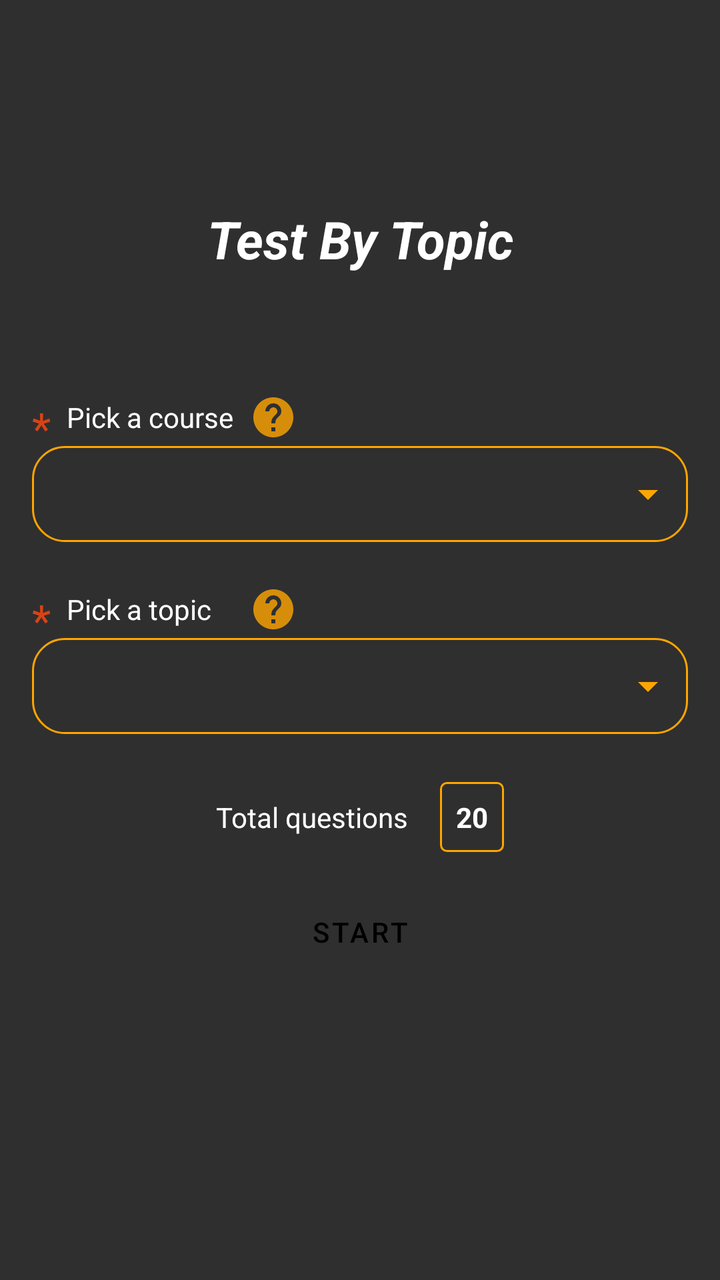
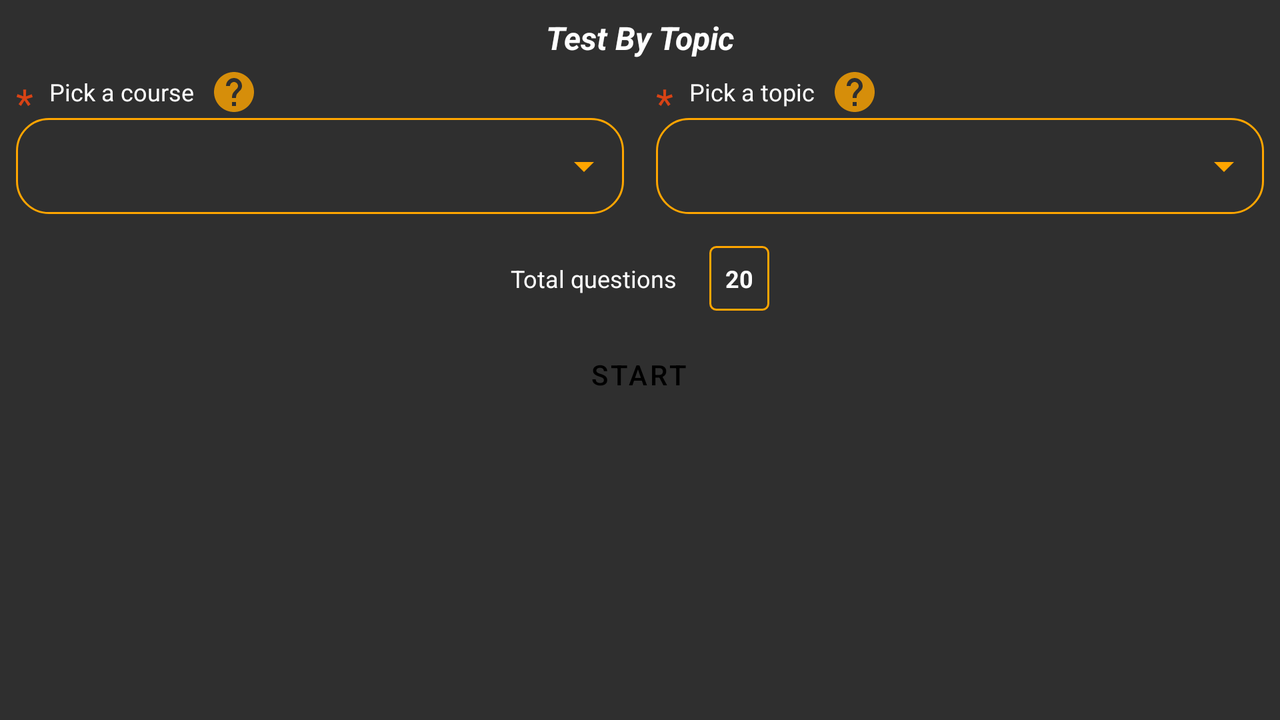

One screen, two layout resources from the same app: the default and the repository's alternative for another configuration. Each is rendered where Android would select it; the XML of both is given below.
<!-- AndroidManifest.xml: application theme Theme.HocmaiAns -->
<!-- res/layout/fragment_choose_quiz_by_topic.xml -->
<?xml version="1.0" encoding="utf-8"?>
<androidx.constraintlayout.widget.ConstraintLayout xmlns:android="http://schemas.android.com/apk/res/android"
    xmlns:app="http://schemas.android.com/apk/res-auto"
    xmlns:tools="http://schemas.android.com/tools"
    android:layout_width="match_parent"
    android:layout_height="match_parent"
    android:background="@color/light_black"
    android:padding="16dp"
    tools:context=".ui.fragments.quiz.choosequiz.ChooseQuizByTopicFragment">

    <TextView
        android:id="@+id/tv_do_ordered_quiz_home"
        android:layout_width="wrap_content"
        android:layout_height="wrap_content"
        android:text="@string/tv_choose_topic_based_test"
        android:textColor="@color/white"
        android:textSize="26sp"
        android:textStyle="italic|bold"
        app:layout_constraintBottom_toBottomOf="parent"
        app:layout_constraintEnd_toEndOf="parent"
        app:layout_constraintStart_toStartOf="parent"
        app:layout_constraintTop_toTopOf="parent"
        app:layout_constraintVertical_bias="0.15" />

    <TextView
        android:id="@+id/tv_star_1"
        android:layout_width="wrap_content"
        android:layout_height="0dp"
        android:text="@string/star"
        android:textAlignment="center"
        android:textColor="@color/dark_red"
        android:textSize="22sp"
        app:layout_constraintBottom_toBottomOf="@+id/tv_choose_course"
        app:layout_constraintStart_toStartOf="parent"
        app:layout_constraintTop_toTopOf="@+id/tv_choose_course" />

    <TextView
        android:id="@+id/tv_choose_course"
        android:layout_width="wrap_content"
        android:layout_height="wrap_content"
        android:layout_marginStart="8dp"
        android:layout_marginTop="62dp"
        android:text="@string/tv_choose_course"
        android:textColor="@color/white"
        app:layout_constraintStart_toEndOf="@+id/tv_star_1"
        app:layout_constraintTop_toBottomOf="@+id/tv_do_ordered_quiz_home" />

    <ImageView
        android:id="@+id/iv_choose_course_help"
        android:layout_width="wrap_content"
        android:layout_height="wrap_content"
        android:layout_marginStart="8dp"
        android:clickable="true"
        android:contentDescription="@string/iv_course_help_icon_desc"
        android:focusable="true"
        android:src="@drawable/ic_help"
        app:layout_constraintBottom_toBottomOf="@+id/tv_choose_course"
        app:layout_constraintStart_toEndOf="@+id/tv_choose_course"
        app:layout_constraintTop_toTopOf="@+id/tv_choose_course"
        tools:ignore="TouchTargetSizeCheck" />

    <Spinner
        android:id="@+id/spinner_choose_course"
        android:layout_width="0dp"
        android:layout_height="48dp"
        android:layout_marginTop="5dp"
        android:background="@drawable/bg_spinner"
        android:contentDescription="@string/spinner_course_content_desc"
        android:popupBackground="@drawable/bg_spinner"
        app:layout_constraintEnd_toEndOf="parent"
        app:layout_constraintHorizontal_bias="0.5"
        app:layout_constraintStart_toStartOf="parent"
        app:layout_constraintTop_toBottomOf="@+id/tv_choose_course"
        tools:ignore="SpeakableTextPresentCheck" />

    <ImageView
        android:id="@+id/iv_dropdown_1"
        android:layout_width="wrap_content"
        android:layout_height="wrap_content"
        android:layout_marginEnd="8dp"
        android:contentDescription="@string/iv_drop_down_desc"
        android:src="@drawable/ic_drop_down"
        app:layout_constraintBottom_toBottomOf="@+id/spinner_choose_course"
        app:layout_constraintEnd_toEndOf="@+id/spinner_choose_course"
        app:layout_constraintTop_toTopOf="@+id/spinner_choose_course" />

    <TextView
        android:id="@+id/tv_star_2"
        android:layout_width="wrap_content"
        android:layout_height="0dp"
        android:text="@string/star"
        android:textAlignment="center"
        android:textColor="@color/dark_red"
        android:textSize="22sp"
        app:layout_constraintBottom_toBottomOf="@+id/tv_choose_topic"
        app:layout_constraintStart_toStartOf="parent"
        app:layout_constraintTop_toTopOf="@+id/tv_choose_topic" />

    <TextView
        android:id="@+id/tv_choose_topic"
        android:layout_width="wrap_content"
        android:layout_height="wrap_content"
        android:layout_marginStart="8dp"
        android:layout_marginTop="24dp"
        android:text="@string/tv_choose_topic"
        android:textColor="@color/white"
        app:layout_constraintStart_toEndOf="@+id/tv_star_2"
        app:layout_constraintTop_toBottomOf="@+id/spinner_choose_course" />

    <ImageView
        android:id="@+id/iv_choose_topic_help"
        android:layout_width="wrap_content"
        android:layout_height="wrap_content"
        android:layout_marginStart="8dp"
        android:clickable="true"
        android:contentDescription="@string/iv_topic_help_icon_desc"
        android:focusable="true"
        android:src="@drawable/ic_help"
        app:layout_constraintBottom_toBottomOf="@+id/tv_choose_topic"
        app:layout_constraintStart_toEndOf="@+id/tv_choose_course"
        app:layout_constraintTop_toTopOf="@+id/tv_choose_topic"
        tools:ignore="TouchTargetSizeCheck" />

    <Spinner
        android:id="@+id/spinner_choose_topic"
        android:layout_width="0dp"
        android:layout_height="48dp"
        android:layout_marginTop="5dp"
        android:background="@drawable/bg_spinner"
        android:contentDescription="@string/spinner_topic_content_desc"
        android:popupBackground="@drawable/bg_spinner"
        app:layout_constraintEnd_toEndOf="parent"
        app:layout_constraintHorizontal_bias="0.5"
        app:layout_constraintStart_toStartOf="parent"
        app:layout_constraintTop_toBottomOf="@+id/tv_choose_topic" />

    <ImageView
        android:id="@+id/iv_dropdown_2"
        android:layout_width="wrap_content"
        android:layout_height="wrap_content"
        android:layout_marginEnd="8dp"
        android:contentDescription="@string/iv_drop_down_desc"
        android:src="@drawable/ic_drop_down"
        app:layout_constraintBottom_toBottomOf="@+id/spinner_choose_topic"
        app:layout_constraintEnd_toEndOf="@+id/spinner_choose_topic"
        app:layout_constraintTop_toTopOf="@+id/spinner_choose_topic" />

    <TextView
        android:id="@+id/tv_total_questions_in_topic"
        android:layout_width="wrap_content"
        android:layout_height="wrap_content"
        android:text="@string/tv_total_questions_in_topic"
        android:textColor="@color/white"
        app:layout_constraintBottom_toBottomOf="@+id/tv_show_total_questions"
        app:layout_constraintEnd_toStartOf="@+id/tv_show_total_questions"
        app:layout_constraintHorizontal_bias="0.5"
        app:layout_constraintHorizontal_chainStyle="packed"
        app:layout_constraintStart_toStartOf="parent"
        app:layout_constraintTop_toTopOf="@+id/tv_show_total_questions" />

    <TextView
        android:id="@+id/tv_show_total_questions"
        android:layout_width="wrap_content"
        android:layout_height="wrap_content"
        android:layout_marginStart="16dp"
        android:layout_marginTop="24dp"
        android:background="@drawable/bg_text_view"
        android:textColor="@color/white"
        android:textStyle="bold"
        app:layout_constraintEnd_toEndOf="parent"
        app:layout_constraintHorizontal_bias="0.5"
        app:layout_constraintStart_toEndOf="@+id/tv_total_questions_in_topic"
        app:layout_constraintTop_toBottomOf="@+id/spinner_choose_topic"
        tools:text="20" />

    <Button
        android:id="@+id/btn_start_ordered_quiz"
        android:layout_width="wrap_content"
        android:layout_height="wrap_content"
        android:layout_marginTop="16dp"
        android:background="@drawable/buttons"
        android:text="@string/btn_start_test"
        android:textColor="@color/black"
        app:layout_constraintEnd_toEndOf="parent"
        app:layout_constraintHorizontal_bias="0.5"
        app:layout_constraintStart_toStartOf="parent"
        app:layout_constraintTop_toBottomOf="@+id/tv_show_total_questions" />
</androidx.constraintlayout.widget.ConstraintLayout>
<!-- resources referenced by this layout -->
<resources>
  <color name="black">#FF000000</color>
  <color name="dark_red">#D84315</color>
  <color name="light_black">#2F2F2F</color>
  <color name="white">#FFFFFFFF</color>
  <!-- drawable bg_spinner (drawable) -->
  <?xml version="1.0" encoding="utf-8"?>
  <selector xmlns:android="http://schemas.android.com/apk/res/android">
      <item>
          <layer-list>
              <item>
                  <shape android:shape="rectangle">
                      <stroke android:width="1dp" android:color="@color/orange" />
                      <solid android:color="@color/light_black" />
                      <padding android:left="8dp" android:right="8dp" />
                      <corners android:radius="16dp" />
                  </shape>
  
              </item>
              
          </layer-list>
      </item>
  </selector>
  <!-- drawable bg_text_view (drawable) -->
  <?xml version="1.0" encoding="utf-8"?>
  <selector xmlns:android="http://schemas.android.com/apk/res/android">
      <item>
          <layer-list>
              <item>
                  <shape android:shape="rectangle">
                      <stroke android:width="1dp" android:color="@color/orange" />
                      <solid android:color="@color/light_black" />
                      <padding android:left="8dp" android:right="8dp" android:top="8dp" android:bottom="8dp" />
                      <corners android:radius="3dp" />
                  </shape>
              </item>
          </layer-list>
      </item>
  </selector>
  <!-- drawable ic_drop_down (drawable) -->
  <vector android:height="24dp" android:tint="#FFA500"
      android:viewportHeight="24" android:viewportWidth="24"
      android:width="24dp" xmlns:android="http://schemas.android.com/apk/res/android">
      <path android:fillColor="@android:color/white" android:pathData="M7,10l5,5 5,-5z"/>
  </vector>
  <!-- drawable ic_help (drawable-anydpi) -->
  <vector xmlns:android="http://schemas.android.com/apk/res/android"
      android:width="24dp"
      android:height="24dp"
      android:viewportWidth="24"
      android:viewportHeight="24"
      android:tint="@color/orange"
      android:alpha="0.8">
    <path
        android:fillColor="@android:color/white"
        android:pathData="M12,2C6.48,2 2,6.48 2,12s4.48,10 10,10 10,-4.48 10,-10S17.52,2 12,2zM13,19h-2v-2h2v2zM15.07,11.25l-0.9,0.92C13.45,12.9 13,13.5 13,15h-2v-0.5c0,-1.1 0.45,-2.1 1.17,-2.83l1.24,-1.26c0.37,-0.36 0.59,-0.86 0.59,-1.41 0,-1.1 -0.9,-2 -2,-2s-2,0.9 -2,2L8,9c0,-2.21 1.79,-4 4,-4s4,1.79 4,4c0,0.88 -0.36,1.68 -0.93,2.25z"/>
  </vector>
  <string name="btn_start_test">Start</string>
  <string name="iv_course_help_icon_desc">Choose course helper icon</string>
  <string name="iv_drop_down_desc">Dropdown icon</string>
  <string name="iv_topic_help_icon_desc">Choose topic helper icon</string>
  <string name="spinner_course_content_desc">Choose course drop down list</string>
  <string name="spinner_topic_content_desc">Choose topic dropdown list</string>
  <string name="star" translatable="false">*</string>
  <string name="tv_choose_course">Pick a course</string>
  <string name="tv_choose_topic">Pick a topic</string>
  <string name="tv_choose_topic_based_test">Test By Topic</string>
  <string name="tv_total_questions_in_topic">Total questions</string>
  <style name="Theme.HocmaiAns" parent="Theme.MaterialComponents.DayNight.NoActionBar">
          
          <item name="colorPrimary">@color/orange</item>
          <item name="colorPrimaryVariant">@color/black</item>
          <item name="colorOnPrimary">@color/white</item>
          
          <item name="colorSecondary">@color/teal_200</item>
          <item name="colorSecondaryVariant">@color/teal_700</item>
          <item name="colorOnSecondary">@color/black</item>
          
          <item name="android:statusBarColor" tools:targetApi="l">?attr/colorPrimaryVariant</item>
          
      </style>
  <color name="orange">#FFA500</color>
  <color name="teal_200">#FF03DAC5</color>
  <color name="teal_700">#FF018786</color>
</resources>
<!-- res/layout-land/fragment_choose_quiz_by_topic.xml (the repository's variant of the layout above) -->
<!-- drawn on the phone turned sideways -->
<?xml version="1.0" encoding="utf-8"?>
<androidx.constraintlayout.widget.ConstraintLayout xmlns:android="http://schemas.android.com/apk/res/android"
    xmlns:app="http://schemas.android.com/apk/res-auto"
    xmlns:tools="http://schemas.android.com/tools"
    android:layout_width="match_parent"
    android:layout_height="match_parent"
    android:background="@color/light_black"
    android:padding="8dp"
    tools:context=".ui.fragments.quiz.choosequiz.ChooseQuizByTopicFragment">

    <TextView
        android:id="@+id/tv_do_ordered_quiz_home"
        android:layout_width="wrap_content"
        android:layout_height="wrap_content"
        android:text="@string/tv_choose_topic_based_test"
        android:textColor="@color/white"
        android:textSize="16sp"
        android:textStyle="italic|bold"
        app:layout_constraintEnd_toEndOf="parent"
        app:layout_constraintStart_toStartOf="parent"
        app:layout_constraintTop_toTopOf="parent" />

    <TextView
        android:id="@+id/tv_star_1"
        android:layout_width="wrap_content"
        android:layout_height="0dp"
        android:text="@string/star"
        android:textAlignment="center"
        android:textColor="@color/dark_red"
        android:textSize="20sp"
        app:layout_constraintBottom_toBottomOf="@+id/tv_choose_course"
        app:layout_constraintStart_toStartOf="parent"
        app:layout_constraintTop_toTopOf="@+id/tv_choose_course" />

    <TextView
        android:id="@+id/tv_choose_course"
        android:layout_width="wrap_content"
        android:layout_height="wrap_content"
        android:layout_marginStart="8dp"
        android:layout_marginTop="8dp"
        android:text="@string/tv_choose_course"
        android:textColor="@color/white"
        android:textSize="12sp"
        app:layout_constraintStart_toEndOf="@+id/tv_star_1"
        app:layout_constraintTop_toBottomOf="@+id/tv_do_ordered_quiz_home" />

    <ImageView
        android:id="@+id/iv_choose_course_help"
        android:layout_width="wrap_content"
        android:layout_height="wrap_content"
        android:layout_marginStart="8dp"
        android:clickable="true"
        android:contentDescription="@string/iv_course_help_icon_desc"
        android:focusable="true"
        android:src="@drawable/ic_help"
        app:layout_constraintBottom_toBottomOf="@+id/tv_choose_course"
        app:layout_constraintStart_toEndOf="@+id/tv_choose_course"
        app:layout_constraintTop_toTopOf="@+id/tv_choose_course"
        tools:ignore="TouchTargetSizeCheck" />

    <Spinner
        android:id="@+id/spinner_choose_course"
        android:layout_width="0dp"
        android:layout_height="48dp"
        android:layout_marginTop="5dp"
        android:layout_marginEnd="8dp"
        android:background="@drawable/bg_spinner"
        android:contentDescription="@string/spinner_course_content_desc"
        android:popupBackground="@drawable/bg_spinner"
        app:layout_constraintEnd_toStartOf="@+id/guideline14"
        app:layout_constraintHorizontal_bias="0.5"
        app:layout_constraintStart_toStartOf="parent"
        app:layout_constraintTop_toBottomOf="@+id/tv_choose_course"
        tools:ignore="SpeakableTextPresentCheck" />

    <ImageView
        android:id="@+id/iv_dropdown_1"
        android:layout_width="wrap_content"
        android:layout_height="wrap_content"
        android:layout_marginEnd="8dp"
        android:contentDescription="@string/iv_drop_down_desc"
        android:src="@drawable/ic_drop_down"
        app:layout_constraintBottom_toBottomOf="@+id/spinner_choose_course"
        app:layout_constraintEnd_toEndOf="@+id/spinner_choose_course"
        app:layout_constraintTop_toTopOf="@+id/spinner_choose_course" />

    <TextView
        android:id="@+id/tv_star_2"
        android:layout_width="wrap_content"
        android:layout_height="0dp"
        android:layout_marginStart="8dp"
        android:text="@string/star"
        android:textAlignment="center"
        android:textColor="@color/dark_red"
        android:textSize="20sp"
        app:layout_constraintBottom_toBottomOf="@+id/tv_choose_topic"
        app:layout_constraintStart_toEndOf="@+id/guideline14"
        app:layout_constraintTop_toTopOf="@+id/tv_choose_topic" />

    <TextView
        android:id="@+id/tv_choose_topic"
        android:layout_width="wrap_content"
        android:layout_height="wrap_content"
        android:layout_marginStart="8dp"
        android:layout_marginTop="8dp"
        android:text="@string/tv_choose_topic"
        android:textColor="@color/white"
        android:textSize="12sp"
        app:layout_constraintStart_toEndOf="@+id/tv_star_2"
        app:layout_constraintTop_toBottomOf="@+id/tv_do_ordered_quiz_home" />

    <ImageView
        android:id="@+id/iv_choose_topic_help"
        android:layout_width="wrap_content"
        android:layout_height="wrap_content"
        android:layout_marginStart="8dp"
        android:clickable="true"
        android:contentDescription="@string/iv_topic_help_icon_desc"
        android:focusable="true"
        android:src="@drawable/ic_help"
        app:layout_constraintBottom_toBottomOf="@+id/tv_choose_topic"
        app:layout_constraintStart_toEndOf="@+id/tv_choose_topic"
        app:layout_constraintTop_toTopOf="@+id/tv_choose_topic"
        tools:ignore="TouchTargetSizeCheck" />

    <Spinner
        android:id="@+id/spinner_choose_topic"
        android:layout_width="0dp"
        android:layout_height="48dp"
        android:layout_marginStart="8dp"
        android:layout_marginTop="5dp"
        android:background="@drawable/bg_spinner"
        android:contentDescription="@string/spinner_topic_content_desc"
        android:popupBackground="@drawable/bg_spinner"
        app:layout_constraintEnd_toEndOf="parent"
        app:layout_constraintHorizontal_bias="0.5"
        app:layout_constraintStart_toEndOf="@+id/guideline14"
        app:layout_constraintTop_toBottomOf="@+id/tv_choose_topic" />

    <ImageView
        android:id="@+id/iv_dropdown_2"
        android:layout_width="wrap_content"
        android:layout_height="wrap_content"
        android:layout_marginEnd="8dp"
        android:contentDescription="@string/iv_drop_down_desc"
        android:src="@drawable/ic_drop_down"
        app:layout_constraintBottom_toBottomOf="@+id/spinner_choose_topic"
        app:layout_constraintEnd_toEndOf="@+id/spinner_choose_topic"
        app:layout_constraintTop_toTopOf="@+id/spinner_choose_topic" />

    <TextView
        android:id="@+id/tv_total_questions_in_topic"
        android:layout_width="wrap_content"
        android:layout_height="wrap_content"
        android:text="@string/tv_total_questions_in_topic"
        android:textColor="@color/white"
        android:textSize="12sp"
        app:layout_constraintBottom_toBottomOf="@+id/tv_show_total_questions"
        app:layout_constraintEnd_toStartOf="@+id/tv_show_total_questions"
        app:layout_constraintHorizontal_bias="0.5"
        app:layout_constraintHorizontal_chainStyle="packed"
        app:layout_constraintStart_toStartOf="parent"
        app:layout_constraintTop_toTopOf="@+id/tv_show_total_questions" />

    <TextView
        android:id="@+id/tv_show_total_questions"
        android:layout_width="wrap_content"
        android:layout_height="wrap_content"
        android:layout_marginStart="16dp"
        android:layout_marginTop="16dp"
        android:background="@drawable/bg_text_view"
        android:textColor="@color/white"
        android:textSize="12sp"
        android:textStyle="bold"
        app:layout_constraintEnd_toEndOf="parent"
        app:layout_constraintHorizontal_bias="0.5"
        app:layout_constraintStart_toEndOf="@+id/tv_total_questions_in_topic"
        app:layout_constraintTop_toBottomOf="@+id/spinner_choose_topic"
        tools:text="20" />

    <Button
        android:id="@+id/btn_start_ordered_quiz"
        android:layout_width="wrap_content"
        android:layout_height="wrap_content"
        android:layout_marginTop="8dp"
        android:background="@drawable/buttons"
        android:text="@string/btn_start_test"
        android:textColor="@color/black"
        app:layout_constraintBottom_toBottomOf="parent"
        app:layout_constraintEnd_toEndOf="parent"
        app:layout_constraintHorizontal_bias="0.499"
        app:layout_constraintStart_toStartOf="parent"
        app:layout_constraintTop_toBottomOf="@+id/tv_show_total_questions"
        app:layout_constraintVertical_bias="0.0" />

    <androidx.constraintlayout.widget.Guideline
        android:id="@+id/guideline14"
        android:layout_width="wrap_content"
        android:layout_height="wrap_content"
        android:orientation="vertical"
        app:layout_constraintGuide_percent="0.5" />
</androidx.constraintlayout.widget.ConstraintLayout>
